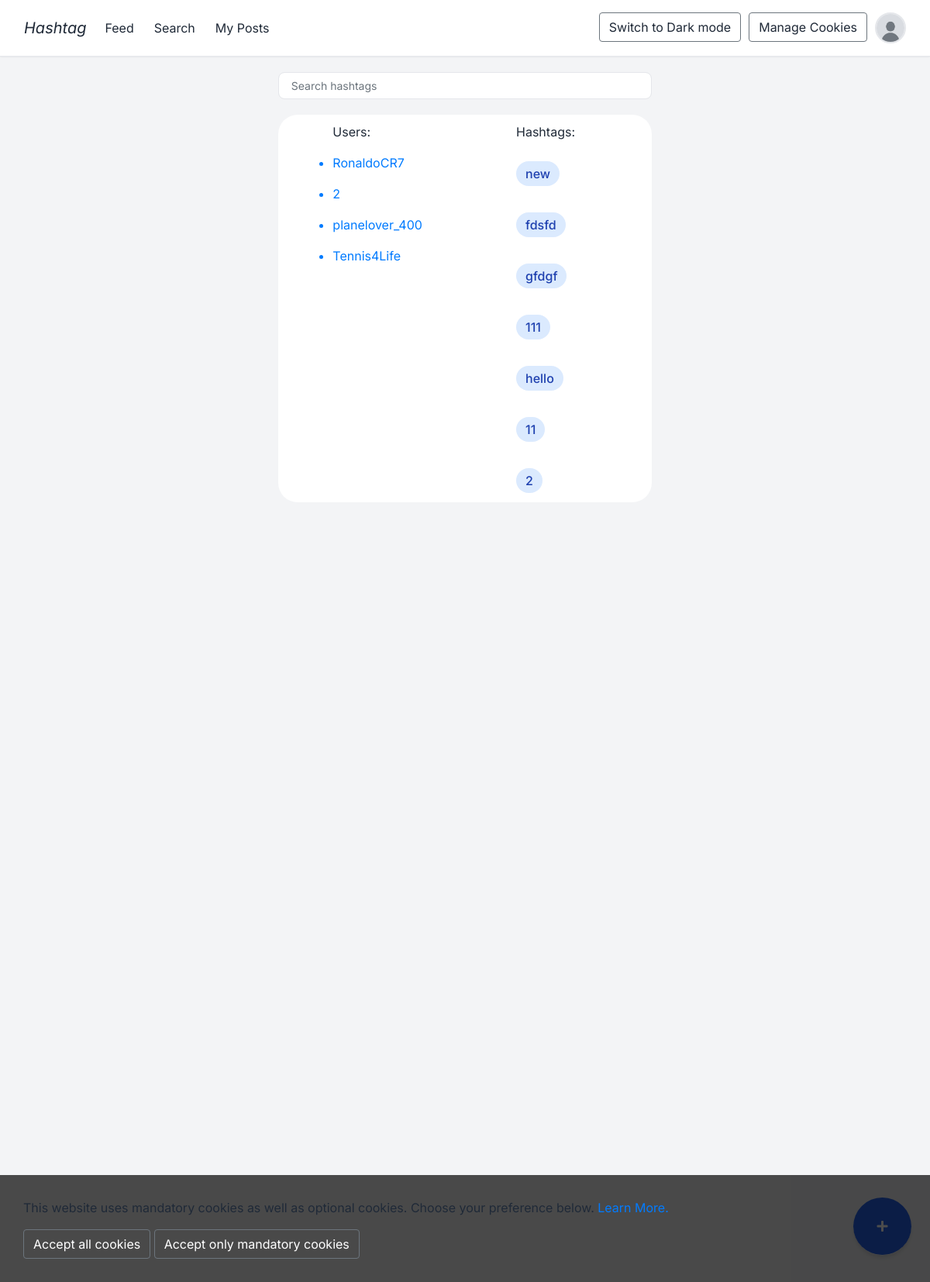
/search (signed in), run on the app's committed database.
### app/models.py (models this page shows, shortened)
class User(UserMixin, db.Model):
    id = db.Column(db.Integer, primary_key=True)
    username = db.Column(db.String(500), unique = True, nullable=False)
    password = db.Column(db.String(500))
    email = db.Column(db.String(1000))
    date_of_birth = db.Column(db.Date)
    profile_picture = db.Column(db.String(120), nullable = True)
    posts = db.relationship('Posts', back_populates='user')
    likes = db.relationship('Likes', backref='user', lazy='dynamic')
    comments = db.relationship('Comments', backref='user', lazy='dynamic')
    followers = db.relationship('Followers', foreign_keys='Followers.follower_id', backref='followed_by', lazy='dynamic')
    following = db.relationship('Followers', foreign_keys='Followers.following_id', backref='following', lazy='dynamic')

class Hashtags(db.Model):
    id = db.Column(db.Integer, primary_key=True)
    name = db.Column(db.String(100), nullable=False, unique=True)
    posts = db.relationship('Posts', secondary='post_hashtag', back_populates='hashtags')

### app/views.py (the view)
@app.route('/search', methods=['GET'])
@login_required
def search_page():
    user_posts = models.Posts.query.join(models.User, models.Posts.user_id == models.User.id).join(models.PostHashtag, models.Posts.post_id == models.PostHashtag.post_id).join(models.Hashtags, models.PostHashtag.hashtag_id == models.Hashtags.id).order_by(models.Posts.post_id.desc()).all()
    all_users = db.session.query(models.User.id, models.User.username).all()
    all_hashtags = db.session.query(models.Hashtags.id,models.Hashtags.name).distinct().all()
    user_dict = {}
    for user in all_users:
        if user.id not in user_dict:
            user_dict[user.id] = {'username': user.username,
                                  'user_id':user.id}
    hashtag_dict = {}
    for hashtag in all_hashtags:
        if hashtag.id not in hashtag_dict:
            hashtag_dict[hashtag.id] = {'hashtag': hashtag.name,
                                        'hashtag_id': hashtag.id}
    theme=request.cookies.get('theme')
    return render_template('search.html', posts = user_posts, theme=theme, all_users=user_dict, all_hashtags=hashtag_dict, profile=True)

### app/__init__.py (called while the page is built)
@login_manager.user_loader
def load_user(user_id):
    return User.query.get(int(user_id))  # Use query.get() to fetch the user

### app/templates/search.html (shortened to what this page needs)
{% extends "base.html" %}
{% block content %}
<div class="row justify-content-center">
    <div class="col-10 col-sm-10 col-md-10 col-lg-10 col-xl-10 col-xxl-7">
        <div class="new-main">
            <div class="main-content">
                {% if posts|length == 0 %}
                    No posts
                {% else %}
                    <div class="top-main">
                        <input type="text" name="search_text" id="search_text" class="form-control" placeholder="Search hashtags">
                    </div>
                    {% if not posts %}
                        <div class="bottom-container">
                            <p>No posts found</p>
                        </div>
                    {% else %}
                    <div class="lists">
                        <div class = "user-list">
                            <p class = "user-title">Users:</p>
                            {% for user in all_users.values() %}
                            <ul>
                                <a href = {{url_for('profile', user_id=user.user_id)}}><li>{{ user.username }}</li></a>
                            </ul>
                            {% endfor %}
                        </div>
                        <div class = "hashtag-list">
                            <p class = "hashtag-title">Hashtags:</p>
                            {% for hashtag in all_hashtags.values() %}
                            <ul>
                                <a href="{{ url_for('hashtag_profile', hashtag_name=hashtag.hashtag)}}"><li class = "hashtag-search">{{ hashtag.hashtag }}</li></a>
                            </ul>
                            {% endfor %}
                        </div>
                    </div>
                    {% endif %}
                {% endif %}
            </div>
        </div>
    </div>
</div>
<div class="post">
    <a class='register-link' href="/post"><i class="fa fa-plus" aria-hidden="true"></i></a>
</div>
{% endblock %}

### app/templates/base.html (shortened to what this page needs)
<html lang="en">
    <head>
        <link rel="stylesheet" type="text/css" href="{{ url_for('static', filename='fontawesome-free-5.3.1-web/css/all.css') }}">
        <link rel="stylesheet" href="https://stackpath.bootstrapcdn.com/bootstrap/4.2.1/css/bootstrap.min.css">
        <link rel="stylesheet" href="{{ url_for('static', filename='styles.css') }}">
    </head>
    <body>
        <nav class="navbar navbar-expand-sm fixed-top" role="navigation">
          <div class="container-fluid">
            <a class="navbar-brand" href="/feed">Hashtag</a>
            <div class="collapse navbar-collapse" id="navbarSupportedContent">
              <div class="left-nav-buttons">
                {% if current_user.is_authenticated %}
                <ul class="navbar-nav mr-auto">
                  <li class="nav-item"><a class="nav-link" href="/feed">Feed <span class="sr-only">(current)</span></a></li>
                  <li class="nav-item"><a class="nav-link" href="/search">Search</a></li>
                  <li class="nav-item"><a href="{{ url_for('users_posts', user_id=current_user.id) }}" class = "nav-link">My Posts</a></li>
                </ul>
                {% endif %}
              </div>
              <div class="right-nav-buttons">
                <ul class="navbar-nav mr-auto">
                  <li class="nav-item"><button id="theme-toggle" class="btn btn-outline-secondary ml-auto">
                    {% if theme == 'dark' %}
                      Switch to Light mode
                    {% else %}
                      Switch to Dark mode
                    {% endif %}
                    </button></li>
                  <li class="nav-item"><button id="manage-cookies" class="btn btn-outline-secondary ml-auto">Manage Cookies</i></button></li>
                  <li>{% if current_user.is_authenticated %}
                    {% if current_user.profile_picture %}
                      <a href="{{ url_for('profile', user_id=current_user.id) }}"><img src="{{ url_for('static', filename='uploads/' + current_user.profile_picture) }}" alt="Profile Picture" class="profile-img"></a>
                    {% else %}
                      <a href="{{ url_for('profile', user_id=current_user.id) }}"><img src="{{ url_for('static', filename='uploads/default.png') }}" alt="Default Profile Picture" class="profile-img"></a>
                    {% endif %}
                  {% endif %}</li>
                </ul>
              </div>
            </div>
          </div>
        </nav>
        <div class="container-fluid-flash">
          <div class="row">
            <div class="col-lg-3 col-md-2 col-sm-1"></div>
              <div class="col-lg-6 col-md-8 col-sm-10 col-12">
              {% block content %}{% endblock %}
              </div>
          </div>
        </div>
        <div id="cookies">
          <div class="cookie-container">
            <div class="subcontainer">
              <div class="cookies">
                <p>This website uses mandatory cookies as well as optional cookies. Choose your preference below. <a href="https://ico.org.uk/for-the-public/online/cookies/">Learn More.</a></p>
                <button id="all-cookies-btn" class="btn btn-outline-secondary ml-auto">Accept all cookies</button>
                <button id="mandatory-cookies-btn" class="btn btn-outline-secondary ml-auto">Accept only mandatory cookies</button>
              </div>
            </div>
          </div>
        </div>
    </body>
</html>

### app/static/styles.css (style rules this page uses)
* { margin: 0; padding: 0; box-sizing: border-box; }
body { font-family: 'Inter', sans-serif; background-color: #f3f4f6; --navbar-colour: white; --text-colour: #1f2937; --post-text: #f3f4f6; }
p { color: var(--text-colour); }
img { border-radius: 12.5px; object-fit: cover; }
.navbar { background-color: var(--navbar-colour); border-bottom: 1px solid #e5e7eb; padding: 1rem; position: sticky; top: 0; z-index: 50; box-shadow: 0 1px 2px 0 rgba(0, 0, 0, 0.05); }
.collapse { display: flex; justify-content: space-between; }
.right-nav-buttons { gap: 10px; display: flex; justify-content: center; align-items: center; }
.nav-item { margin-right: 10px; }
#theme-toggle, #manage-cookies, .navbar-brand, .nav-link { color: var(--text-colour); }
.navbar button { color: #4b5563; text-decoration: none; transition: color 0.2s; }
.navbar-brand { font-style: italic; }
.profile-img { height: 2.5rem; width: 2.5rem; border-radius: 9999px; object-fit: cover; border: 2px solid #e5e7eb; }
.lists { max-height: 500px; overflow: auto; margin-top: 20px; background-color: white; border-radius: 25px; justify-content: space-around; padding: 10px; display: flex; }
.hashtag-search { margin-top: 10px; display: inline-flex; align-items: center; padding: 0.25rem 0.75rem; background-color: #dbeafe; color: #1e40af; border-radius: 9999px; font-size: 1rem; font-weight: 500; margin-right: 0.5rem; margin-bottom: 0.5rem; }
input[type="text"] { margin-top: 20px; margin-bottom: 20px; width: 100%; padding: 0.75rem 1rem; border: 1px solid #e5e7eb; border-radius: 0.5rem; font-size: 0.875rem; transition: all 0.2s; }
.post { position: fixed; bottom: 1.5rem; right: 1.5rem; height: 75px; width: 75px; background-color: #2563eb; color: white; border-radius: 9999px; box-shadow: 0 4px 6px -1px rgba(0, 0, 0, 0.1), 0 2px 4px -1px rgba(0, 0, 0, 0.06); display: flex; justify-content: center; align-items: center; transition: transform 0.2s, background-color 0.2s; }
.post i { color: white; }
i, span { color: black; }
.post, .liked-post { padding: 15px; border-bottom: 1px solid #eee; margin-bottom: 10px; }
#cookies { padding: 30px; width: 100%; position: fixed; bottom: 0; color: white; background-color: rgba(0, 0, 0, 0.7); z-index: 1; }
#all-cookies-btn, #mandatory-cookies-btn { color: white; }
.cookies { min-height: 70px; }

### data on the page
User: profile_picture (placeholder picture), username "planelover_400"
User: username "RonaldoCR7"
User: username "Tennis4Life"
Hashtags: hashtag "new"
Hashtags: hashtag "fdsfd"
Hashtags: hashtag "gfdgf"
Hashtags: hashtag "111"
Hashtags: hashtag "hello"
Hashtags: hashtag "11"

### other printed values
{{ user.username }} "2"
{{ hashtag.hashtag }} "2"
